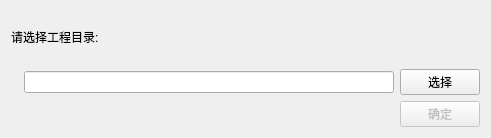
<?xml version="1.0" encoding="UTF-8"?>
<ui version="4.0">
 <class>Frame</class>
 <widget class="QFrame" name="Frame">
  <property name="geometry">
   <rect>
    <x>0</x>
    <y>0</y>
    <width>491</width>
    <height>138</height>
   </rect>
  </property>
  <property name="windowTitle">
   <string>Frame</string>
  </property>
  <layout class="QVBoxLayout" name="verticalLayout" stretch="0,4,2">
   <item>
    <widget class="QLabel" name="label_2">
     <property name="text">
      <string>请选择工程目录:</string>
     </property>
    </widget>
   </item>
   <item>
    <layout class="QHBoxLayout" name="horizontalLayout">
     <item>
      <widget class="QLabel" name="label">
       <property name="text">
        <string/>
       </property>
       <property name="pixmap">
        <pixmap>../img/ico_floder.png</pixmap>
       </property>
      </widget>
     </item>
     <item>
      <widget class="QLineEdit" name="input_worksaoce_des"/>
     </item>
     <item>
      <widget class="QPushButton" name="btn_worksapce_choose">
       <property name="text">
        <string>选择</string>
       </property>
      </widget>
     </item>
    </layout>
   </item>
   <item>
    <layout class="QHBoxLayout" name="horizontalLayout_2">
     <item>
      <spacer name="horizontalSpacer">
       <property name="orientation">
        <enum>Qt::Horizontal</enum>
       </property>
       <property name="sizeHint" stdset="0">
        <size>
         <width>40</width>
         <height>20</height>
        </size>
       </property>
      </spacer>
     </item>
     <item>
      <widget class="QPushButton" name="btn_worksaoce_submit">
       <property name="enabled">
        <bool>false</bool>
       </property>
       <property name="text">
        <string>确定</string>
       </property>
      </widget>
     </item>
    </layout>
   </item>
  </layout>
 </widget>
 <resources/>
 <connections/>
</ui>
